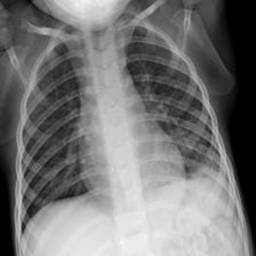
%> input picture MultiClass model/covid.png, 256 x 256 px
$ octave Histogram.m   (GNU Octave 9; MATLAB toolbox functions it lacks are replaced by stand-ins)
%> lines starting %> are read from the running program, lines starting %| are printed output that depends on the picture
%% Display histogram of image before and after preprocessing

% Load image
original_image = imread('covid.png');
%> original_image is the input picture: size 256x256 uint8; min 0, max 246, mean 118.1

% Use same image processing techniques as preprocessing function:
% Gaussian filter
filtered_image = imgaussfilt(original_image,0.5);

% Median filter
filtered_image = medfilt2(filtered_image,[3,3]);

% Sharpening
filtered_image = imsharpen(filtered_image);

% Contrast-Limited Adaptive Histogram Equalisation (CLAHE)
filtered_image = adapthisteq(filtered_image);
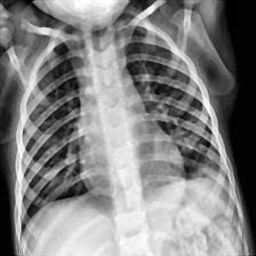
%> filtered_image: size 256x256 uint8; min 0, max 255, mean 130.6

% Display histogram of original image
figure;
imhist(original_image);
title("Original Image");
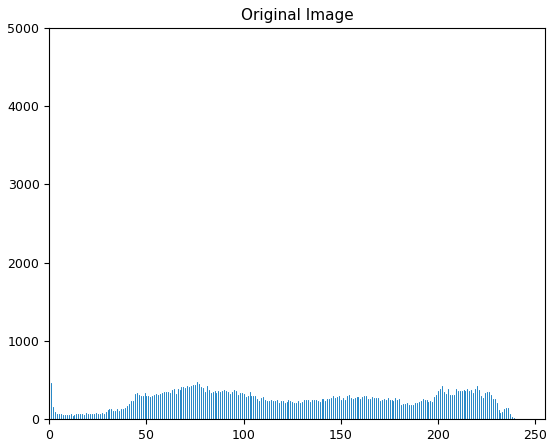
%> figure redrawn from the program's plot data; highest point at x = 0, y = 4644

% Display histogram of filtered image
figure;
imhist(filtered_image);
title("CLAHE");
%> figure, not shown here; highest point at x = 2, y = 4316

% Display original image
figure;
imshow(original_image);
title("Original Image");

% Display filtered image
figure;
imshow(filtered_image);
title("Filtered Image");
